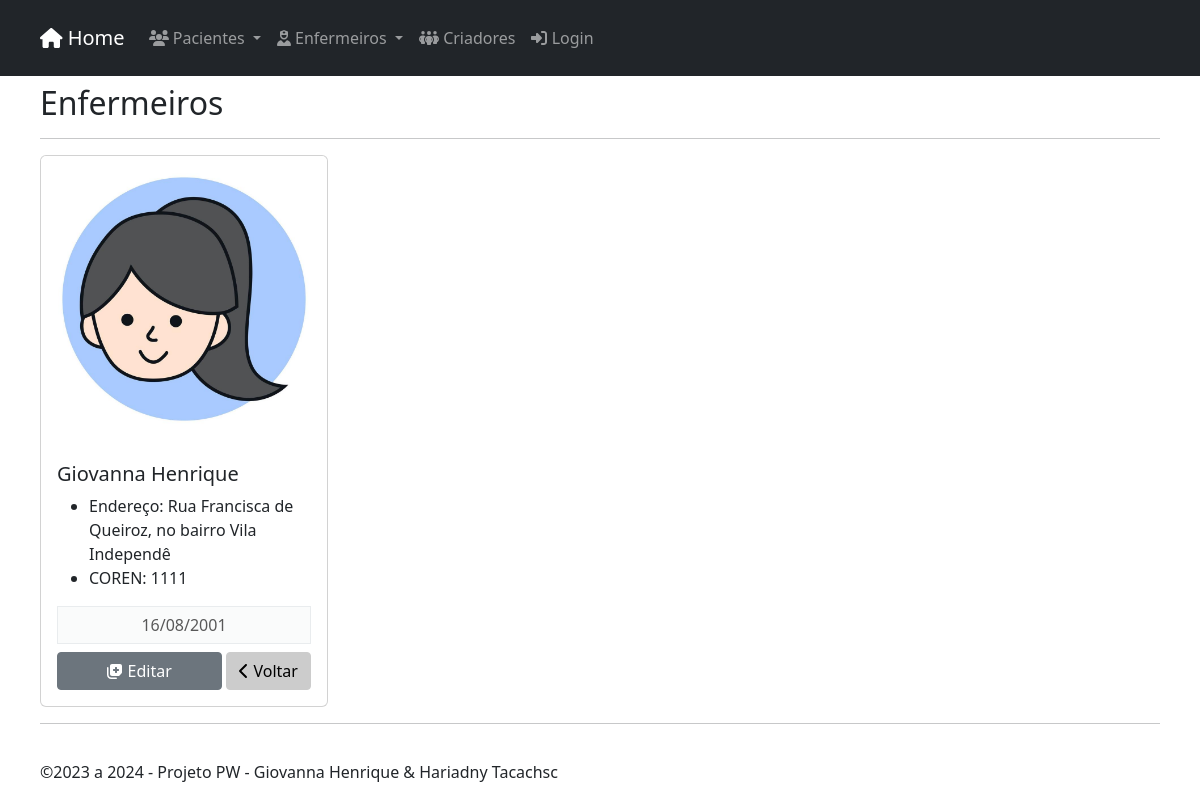
/enfe/view.php?id=1, run on the app's committed database.
### tables this page shows
CREATE TABLE `enfermeiros` (
  `id` int(11) UNSIGNED NOT NULL,
  `nome` varchar(50) NOT NULL,
  `endereco` varchar(50) NOT NULL,
  `COREN` int(11) NOT NULL,
  `DataNasc` date NOT NULL,
  `foto` varchar(30) DEFAULT NULL
);

### inc/database.php (called while the page is built, shortened)
<?php
    function open_database()
    {
        try {
            $conn = new mysqli(DB_HOST, DB_USER, DB_PASSWORD, DB_NAME);
            $conn->set_charset("utf8");
            return $conn;
        } catch (Exception $e) {
            throw new Exception($e->getMessage());
        }
    }
    function find( $table = null, $id = null ) {
        try {
            $database = open_database();
            $found = null;
            if ($id) {
                $sql = "SELECT * FROM " . $table . " WHERE id = " . $id;
                $result = $database->query($sql);
                if ($result->num_rows > 0) {
                    $found = $result->fetch_assoc();
                }
            }
        } catch (Exception $e) {
            $_SESSION['message'] = $e->GetMessage();
            $_SESSION['type'] = 'danger';
        }
        return $found;
    }
    function formatadata( $date, $formato ) {
        $dt = new DateTime ( $date, new DateTimeZone("America/Sao_Paulo"));
        return $dt -> format($formato);
    }
?>

### enfe/functions.php (called while the page is built, shortened)
<?php
    function view($id = null) {
        $enfermeiros = find("enfermeiros", $id);
    }
?>

### enfe/view.php (the view, shortened to what this page needs)
<?php
	include("functions.php");
	view($_GET['id']);
?>
                <header>
                    <h2>Enfermeiros</h2>
                    <hr>
                </header>
                <div class="card" style="width: 18rem;">
                    <?php
                        if(!empty($enfermeiros['foto'])) {
                            echo "<img src=\"fotos/" . $enfermeiros['foto'] ."\" class=\" p-1 mb-1 bg-body rounded card-img-top\" width=\"300px\">";
                        } else {
                            echo "<img src=\"fotos/semimagem.png\" class=\"shadow p-1 mb-1 bg-body rounded\" width=\"300px\">";
                        }
                    ?>
                    <div class="card-body">
                        <h5 class="card-title"><?php echo $enfermeiros['nome']; ?></h5>
                        <ul class="">
                            <li class="">Endereço: <?php echo $enfermeiros['endereco']; ?></li>
                            <li class="">COREN: <?php echo $enfermeiros['COREN']; ?></li>
                        </ul>
                        <button class="btn btn-light border rounded-0 mb-2 w-100" disabled><?php echo formatadata($enfermeiros['DataNasc'], "d/m/Y "); ?></button>
                        <a href="edit.php?id=<?php echo $enfermeiros['id']; ?>" class="btn btn-secondary  rounded-1 btn-editar">
                            <i class="fa-solid fa-notes-medical"></i> Editar
                        </a>
                        <a href="index.php" class="btn btn-light rounded-1">
                            <i class="fa-solid fa-chevron-left"></i> Voltar
                        </a>
                        </div>
                    </div>

### css/style.css (style rules this page uses)
.btn-editar { width: 65%; }

### inc/header.php (style rules this page uses)
body { padding-top: 50px; padding-bottom: 20px; }
.btn-light { background-color: #ccc; border-color: #ccc; transition: 0.5s; }
.btn { transition: 0.5s; }

### enfe/view.php (style rules this page uses)
.btn-editar { width: 65%; }

### data on the page
enfermeiros: foto (picture), nome "Giovanna Henrique", endereco "Rua Francisca de Queiroz, no bairro Vila Independê", COREN "1111", DataNasc "16/08/2001"

### other printed values
$hoje -> format("Y") "2024"
